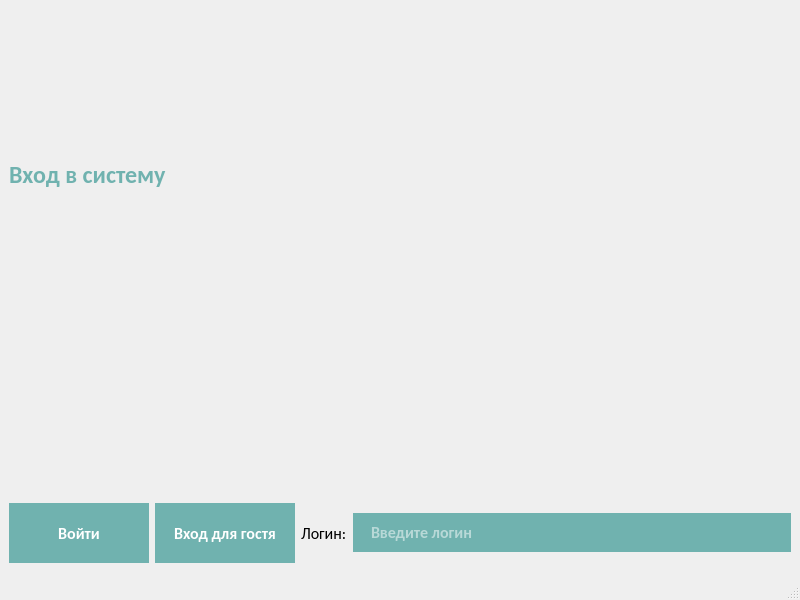
<?xml version="1.0" encoding="UTF-8"?>
<ui version="4.0">
 <class>MainWindow</class>
 <widget class="QMainWindow" name="MainWindow">
  <property name="geometry">
   <rect>
    <x>0</x>
    <y>0</y>
    <width>800</width>
    <height>600</height>
   </rect>
  </property>
  <property name="minimumSize">
   <size>
    <width>800</width>
    <height>600</height>
   </size>
  </property>
  <property name="font">
   <font>
    <family>Sans Serif</family>
    <pointsize>12</pointsize>
   </font>
  </property>
  <property name="windowTitle">
   <string>Авторизация - Чудо Обувь</string>
  </property>
  <property name="windowIcon">
   <iconset>
    <normaloff>../.designer/Рабочий стол/Images/Чудо Обувь.ico</normaloff>../.designer/Рабочий стол/Images/Чудо Обувь.ico</iconset>
  </property>
  <property name="styleSheet">
   <string notr="true"/>
  </property>
  <widget class="QWidget" name="centralwidget">
   <layout class="QVBoxLayout" name="verticalLayout_2">
    <item>
     <layout class="QVBoxLayout" name="verticalLayout">
      <item>
       <widget class="QLabel" name="label">
        <property name="font">
         <font>
          <family>Calibri</family>
          <pointsize>18</pointsize>
          <bold>true</bold>
         </font>
        </property>
        <property name="styleSheet">
         <string notr="true">QLabel#label {
font-family: 'Calibri';
font-size: 18pt;
font-weight: bold;
color: #70B2AF;
}
</string>
        </property>
        <property name="text">
         <string>Вход в систему</string>
        </property>
       </widget>
      </item>
      <item>
       <widget class="QLabel" name="label_2">
        <property name="minimumSize">
         <size>
          <width>150</width>
          <height>150</height>
         </size>
        </property>
        <property name="maximumSize">
         <size>
          <width>60</width>
          <height>60</height>
         </size>
        </property>
        <property name="text">
         <string/>
        </property>
        <property name="pixmap">
         <pixmap>images/Чудо Обувь.png</pixmap>
        </property>
        <property name="scaledContents">
         <bool>true</bool>
        </property>
       </widget>
      </item>
     </layout>
    </item>
    <item>
     <layout class="QHBoxLayout" name="horizontalLayout">
      <item>
       <widget class="QPushButton" name="loginButton">
        <property name="minimumSize">
         <size>
          <width>140</width>
          <height>60</height>
         </size>
        </property>
        <property name="font">
         <font>
          <family>Calibri</family>
          <pointsize>12</pointsize>
          <bold>true</bold>
         </font>
        </property>
        <property name="styleSheet">
         <string notr="true">QPushButton {
background-color: #70B2AF;
color: #FFFFFF;
border: none;
padding: 8px 16px;
font-family: 'Calibri';
font-size: 12pt;
font-weight: bold;
}

QPushButton:hover  {
background-color: #5A9B98;
}

QPushButton:hover {
background-color: #4A8582;
}
</string>
        </property>
        <property name="text">
         <string>Войти</string>
        </property>
       </widget>
      </item>
      <item>
       <widget class="QPushButton" name="guestButton">
        <property name="minimumSize">
         <size>
          <width>140</width>
          <height>60</height>
         </size>
        </property>
        <property name="font">
         <font>
          <family>Calibri</family>
          <pointsize>12</pointsize>
          <bold>true</bold>
         </font>
        </property>
        <property name="styleSheet">
         <string notr="true">QPushButton {
background-color: #70B2AF;
color: #FFFFFF;
border: none;
padding: 8px 16px;
font-family: 'Calibri';
font-size: 12pt;
font-weight: bold;
}

QPushButton:hover  {
background-color: #5A9B98;
}

QPushButton:hover {
background-color: #4A8582;
}</string>
        </property>
        <property name="text">
         <string>Вход для гостя</string>
        </property>
       </widget>
      </item>
      <item>
       <widget class="QLabel" name="loginLabel_2">
        <property name="font">
         <font>
          <family>Calibri</family>
          <pointsize>12</pointsize>
         </font>
        </property>
        <property name="styleSheet">
         <string notr="true">QLineEdit {
background-color: #70B2AF;
color: #FFFFFF;
border: none;
padding: 8px 16px;
font-family: 'Calibri';
font-size: 12pt;
font-weight: bold;
}
QLineEdit:hover  {
background-color: #5A9B98;
}

QLineEdit:hover {
background-color: #4A8582;
}</string>
        </property>
        <property name="text">
         <string>Логин:</string>
        </property>
       </widget>
      </item>
      <item>
       <widget class="QLineEdit" name="loginLineEdit_2">
        <property name="font">
         <font>
          <family>Calibri</family>
          <pointsize>12</pointsize>
          <bold>true</bold>
         </font>
        </property>
        <property name="styleSheet">
         <string notr="true">QLineEdit {
background-color: #70B2AF;
color: #FFFFFF;
border: none;
padding: 8px 16px;
font-family: 'Calibri';
font-size: 12pt;
font-weight: bold;
}
QLineEdit:hover  {
background-color: #5A9B98;
}

QLineEdit:hover {
background-color: #4A8582;
}</string>
        </property>
        <property name="placeholderText">
         <string>Введите логин</string>
        </property>
       </widget>
      </item>
     </layout>
    </item>
   </layout>
  </widget>
  <widget class="QMenuBar" name="menubar">
   <property name="geometry">
    <rect>
     <x>0</x>
     <y>0</y>
     <width>800</width>
     <height>24</height>
    </rect>
   </property>
  </widget>
  <widget class="QStatusBar" name="statusbar"/>
 </widget>
 <resources>
  <include location="res.qrc"/>
 </resources>
 <connections/>
</ui>
